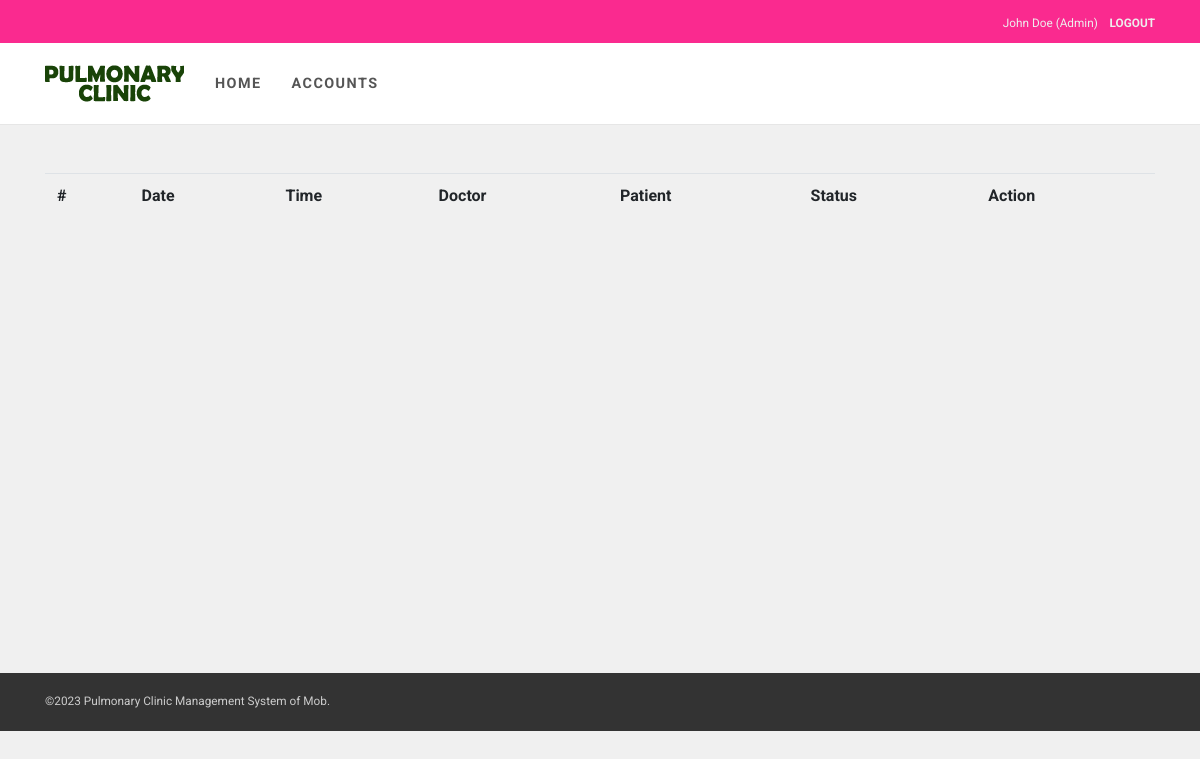
Page /pages/patient-list.php (signed in) on the earlier database version.
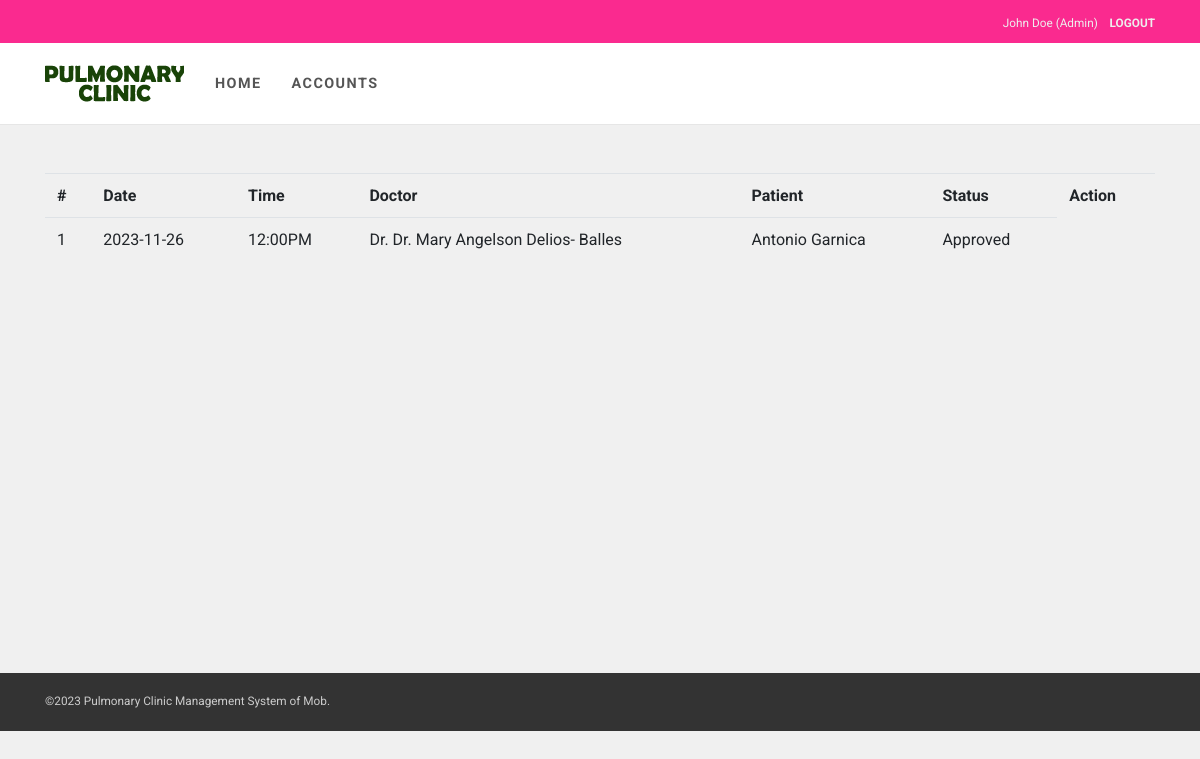
Same page on the later database version.
### tables this page shows
CREATE TABLE `appointment` (
  `Id` int(11) NOT NULL AUTO_INCREMENT,
  `patientId` int(11) DEFAULT NULL,
  `appointmentDate` date DEFAULT NULL,
  `status` varchar(30) DEFAULT 'Pending',
  `dateAdded` date DEFAULT NULL,
  `appointmentTime` varchar(10) DEFAULT NULL,
  `purpose` text,
  `doctorId` int(11) DEFAULT NULL,
  PRIMARY KEY (`Id`)
);

CREATE TABLE `user` (
  `Id` tinyint(11) NOT NULL AUTO_INCREMENT,
  `username` varchar(100) NOT NULL DEFAULT '',
  `password` varchar(100) NOT NULL,
  `firstName` varchar(150) DEFAULT NULL,
  `lastName` varchar(150) DEFAULT NULL,
  `status` varchar(255) DEFAULT 'Inactive',
  `role` varchar(20) DEFAULT NULL,
  `dateAdded` date DEFAULT NULL,
  `phone` varchar(255) DEFAULT NULL,
  `email` varchar(255) DEFAULT NULL,
  `isDeleted` varchar(255) DEFAULT 'false',
  `birthday` date DEFAULT NULL,
  `doctorId` int(11) DEFAULT NULL,
  `image` varchar(255) DEFAULT NULL,
  PRIMARY KEY (`Id`)
);

### config/Models.php (called while the page is built, shortened)
<?php
include "CRUD.php";
function user() {
	$crud = new CRUD;
	$crud->table = "user";
	return $crud;
}
function appointment() {
	$crud = new CRUD;
	$crud->table = "appointment";
	return $crud;
}
?>

### config/CRUD.php (called while the page is built)
<?php class CRUD{var $table;var $obj=array();function arrayToQuery($query){$query_array=array();foreach($query as $key=>$key_value){if($key_value=="NOW()"){$query_array[]="$key=$key_value";}else{$query_array[]="$key='".htmlspecialchars($key_value,ENT_QUOTES)."'";}}return implode(', ',$query_array);}function list($query=""){$query=$query?"where ".$query:"";$db=Database::connect();$pdo=$db->prepare("select * from $this->table $query");$pdo->execute();$result=$pdo->fetchAll(PDO::FETCH_OBJ);Database::disconnect();return $result;}function count($query=""){$query=$query?"where ".$query:"";$db=Database::connect();$pdo=$db->prepare("select * from $this->table $query");$pdo->execute();Database::disconnect();return $pdo->rowCount();}function get($args){$db=Database::connect();$pdo=$db->prepare("select * from $this->table where $args");$pdo->execute();$result=$pdo->fetch(PDO::FETCH_OBJ);Database::disconnect();return $result;}function create(){$object=$this->arrayToQuery($this->obj);$db=Database::connect();$pdo=$db->prepare("insert into $this->table set $object");$pdo->execute();Database::disconnect();}function update($args){$object=$this->arrayToQuery($this->obj);$db=Database::connect();$pdo=$db->prepare("update $this->table set $object where $args");$pdo->execute();Database::disconnect();}function delete($args){$db=Database::connect();$pdo=$db->prepare("delete from $this->table where $args");$pdo->execute();Database::disconnect();}} ?>

### pages/patient-list.php (the view, shortened to what this page needs)
<?php
$ROOT_DIR="../";
include $ROOT_DIR . "templates/header.php";
$appointment_list = appointment()->list("status='Approved' or status='Done'");
function get_doctor($Id){
  $doctor = user()->get("Id=$Id");
  return "Dr. " . $doctor->firstName . " " . $doctor->lastName;
}
?>
<table class="table">
  <tr>
    <th>#</th>
    <th>Date</th>
    <th>Time</th>
    <th>Doctor</th>
    <th>Patient</th>
    <th>Status</th>
    <th>Action</th>
  </tr>
  <?php
  $count = 0;
   foreach ($appointment_list as $row):
     $patient = user()->get("Id=$row->patientId");
     $count += 1;
     ?>
    <tr>
      <td><?=$count;?></td>
      <td><?=$row->appointmentDate;?></td>
      <td><?=$row->appointmentTime;?></td>
      <td><?=get_doctor($row->doctorId);?></td>
      <td><?=$patient->firstName;?> <?=$patient->lastName;?></td>
      <td><?=$row->status;?></td>
    </tr>
  <?php endforeach; ?>
</table>
<?php include $ROOT_DIR . "templates/footer.php"; ?>

Differences in the rows shown:
added appointment: appointmentDate "2023-11-26", appointmentTime "12:00PM", doctorId.lastName "Dr. Dr. Mary Angelson Delios- Balles", user.firstName "Antonio", user.lastName "Garnica", status "Approved"
